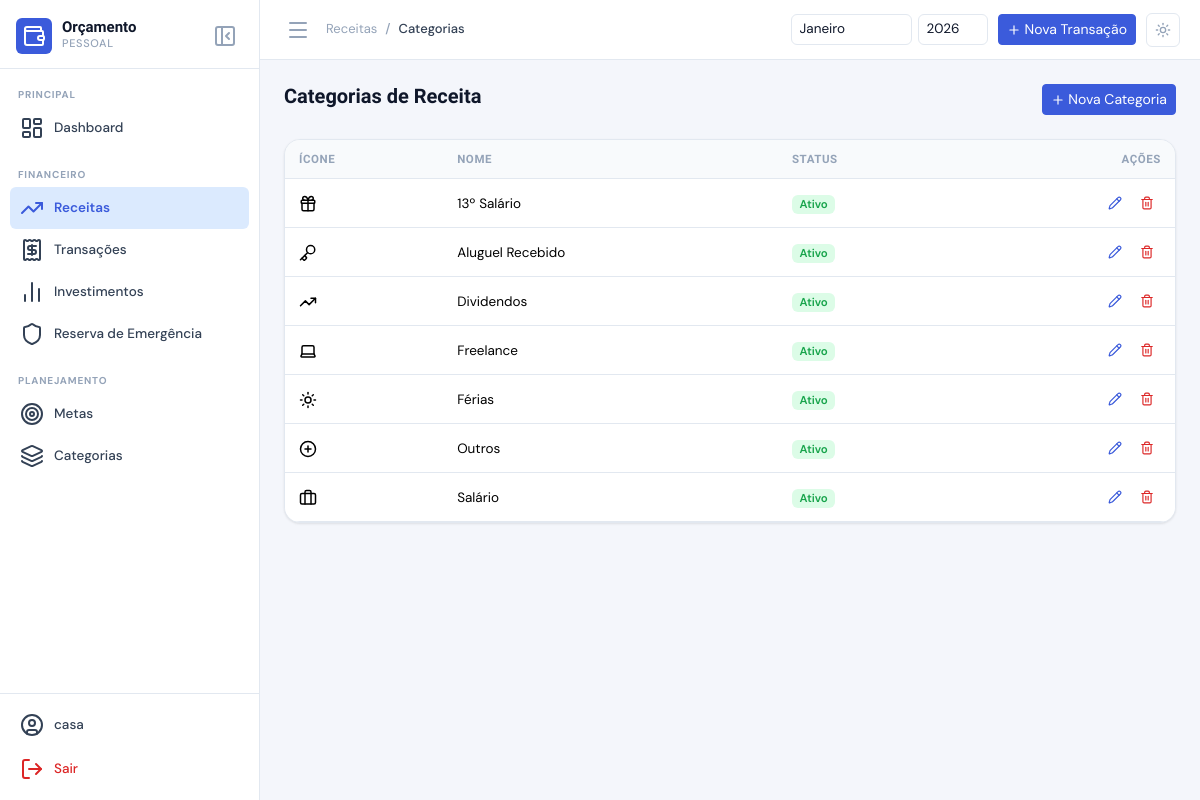
Screenshot of /receitas/categorias/ (signed in) with the database file from the repository.
### core/models.py (models this page shows, shortened)
class IncomeCategory(models.Model):
    user = models.ForeignKey(User, on_delete=models.CASCADE, related_name='income_categories')
    name = models.CharField('Nome', max_length=100)
    icon = models.CharField('Ícone (Lucide)', max_length=50, default='circle-dollar-sign')
    is_active = models.BooleanField('Ativo', default=True)
    class Meta:
        verbose_name = 'Categoria de Receita'
        verbose_name_plural = 'Categorias de Receita'
        ordering = ['name']
        unique_together = ['user', 'name']

### core/views/income.py (the view)
# urls.py: path('receitas/categorias/', income.IncomeCategoryListView.as_view(), name='income-category-list'),
class IncomeCategoryListView(LoginRequiredMixin, ListView):
    model = IncomeCategory
    template_name = 'income/categories.html'
    context_object_name = 'categories'
    def get_queryset(self):
        return IncomeCategory.objects.filter(user=self.request.user)

### templates/income/categories.html (shortened to what this page needs)
{% extends 'base.html' %}
{% block breadcrumb %}
<li class="breadcrumb-item"><a href="{% url 'core:income-list' %}">Receitas</a></li>
<li class="breadcrumb-item active">Categorias</li>
{% endblock %}
{% block content %}
<div class="page-header mb-4">
  <h4 class="page-title">Categorias de Receita</h4>
  <a href="{% url 'core:income-category-create' %}" class="btn btn-primary btn-sm">
    <i data-lucide="plus" style="width:14px;height:14px;"></i> Nova Categoria
  </a>
</div>
<div class="chart-card p-0">
  <div class="table-responsive">
    <table class="table data-table mb-0">
      <thead>
        <tr>
          <th>Ícone</th>
          <th>Nome</th>
          <th>Status</th>
          <th class="text-end">Ações</th>
        </tr>
      </thead>
      <tbody>
        {% for cat in categories %}
        <tr>
          <td><i data-lucide="{{ cat.icon }}" style="width:18px;height:18px;"></i></td>
          <td>{{ cat.name }}</td>
          <td>
            {% if cat.is_active %}
            <span class="badge bg-success-subtle text-success">Ativo</span>
            {% else %}
            <span class="badge bg-secondary-subtle text-secondary">Inativo</span>
            {% endif %}
          </td>
          <td class="text-end">
            <a href="{% url 'core:income-category-update' cat.pk %}" class="btn-icon btn-icon--edit">
              <i data-lucide="pencil" style="width:14px;height:14px;"></i>
            </a>
            <a href="{% url 'core:income-category-delete' cat.pk %}" class="btn-icon btn-icon--delete">
              <i data-lucide="trash-2" style="width:14px;height:14px;"></i>
            </a>
          </td>
        </tr>
        {% empty %}
        <tr>
          <td colspan="4" class="text-center py-4 text-muted">Nenhuma categoria cadastrada.</td>
        </tr>
        {% endfor %}
      </tbody>
    </table>
  </div>
</div>
{% endblock %}

### templates/base.html (shortened to what this page needs)
<!DOCTYPE html>
<html lang="pt-BR" data-theme="light">
<head>
  <link href="https://cdn.jsdelivr.net/npm/bootstrap@5.3.3/dist/css/bootstrap.min.css" rel="stylesheet" />
  {% load static %}
  <link rel="stylesheet" href="{% static 'css/main.css' %}" />
</head>
<body>
  {% if user.is_authenticated %}
  <aside class="sidebar" id="sidebar">
    <div class="sidebar-header">
      <div class="brand">
        <div class="brand-icon">
          <i data-lucide="wallet"></i>
        </div>
        <div class="brand-text">
          <span class="brand-name">Orçamento</span>
          <span class="brand-sub">Pessoal</span>
        </div>
      </div>
      <button class="sidebar-toggle-btn" id="sidebarToggle" aria-label="Fechar menu">
        <i data-lucide="panel-left-close"></i>
      </button>
    </div>
    <nav class="sidebar-nav">
      <div class="nav-section">
        <span class="nav-label">Principal</span>
        <a href="{% url 'core:dashboard' %}" class="nav-item {% if request.resolver_match.url_name == 'dashboard' %}active{% endif %}">
          <i data-lucide="layout-dashboard"></i>
          <span>Dashboard</span>
        </a>
      </div>
      <div class="nav-section">
        <span class="nav-label">Financeiro</span>
        <a href="{% url 'core:income-list' %}" class="nav-item {% if 'income' in request.resolver_match.url_name %}active{% endif %}">
          <i data-lucide="trending-up"></i>
          <span>Receitas</span>
        </a>
        <a href="{% url 'core:transaction-list' %}" class="nav-item {% if 'transaction' in request.resolver_match.url_name %}active{% endif %}">
          <i data-lucide="receipt"></i>
          <span>Transações</span>
        </a>
        <a href="{% url 'core:investment-list' %}" class="nav-item {% if 'investment' in request.resolver_match.url_name %}active{% endif %}">
          <i data-lucide="bar-chart-2"></i>
          <span>Investimentos</span>
        </a>
        <a href="{% url 'core:emergency-reserve' %}" class="nav-item {% if request.resolver_match.url_name == 'emergency-reserve' %}active{% endif %}">
          <i data-lucide="shield"></i>
          <span>Reserva de Emergência</span>
        </a>
      </div>
      <div class="nav-section">
        <span class="nav-label">Planejamento</span>
        <a href="{% url 'core:goal-list' %}" class="nav-item {% if 'goal' in request.resolver_match.url_name %}active{% endif %}">
          <i data-lucide="target"></i>
          <span>Metas</span>
        </a>
        <a href="{% url 'core:expense-structure' %}" class="nav-item {% if 'expense' in request.resolver_match.url_name %}active{% endif %}">
          <i data-lucide="layers"></i>
          <span>Categorias</span>
        </a>
      </div>
    </nav>
    <div class="sidebar-footer">
      <a href="{% url 'core:profile' %}" class="nav-item {% if request.resolver_match.url_name == 'profile' %}active{% endif %}">
        <i data-lucide="user-circle"></i>
        <span>{{ user.get_full_name|default:user.username }}</span>
      </a>
      <a href="{% url 'logout' %}" class="nav-item nav-item-danger">
        <i data-lucide="log-out"></i>
        <span>Sair</span>
      </a>
    </div>
  </aside>
  <main class="main-content" id="mainContent">
    <header class="topbar">
      <div class="topbar-left">
        <button class="topbar-menu-btn" id="menuToggle" aria-label="Abrir menu">
          <i data-lucide="menu"></i>
        </button>
        <nav aria-label="breadcrumb" class="d-none d-md-block">
          <ol class="breadcrumb mb-0">
            {% block breadcrumb %}{% endblock %}
          </ol>
        </nav>
      </div>
      <div class="topbar-right">
        <form method="get" class="period-selector" id="periodForm">
          {% block period_filter %}
          <select name="month" class="form-select form-select-sm" onchange="this.form.submit()">
            {% now "n" as current_month %}
            <option value="1" {% if request.GET.month == "1" %}selected{% endif %}>Janeiro</option>
          </select>
          <input type="number" name="year" class="form-control form-control-sm year-input"
                 value="{{ request.GET.year|default_if_none:'' }}"
                 placeholder="Ano" min="2000" max="2100"
                 onchange="this.form.submit()" />
          {% endblock %}
        </form>
        <a href="{% url 'core:transaction-create' %}" class="btn btn-primary btn-sm d-none d-md-flex align-items-center gap-1">
          <i data-lucide="plus" style="width:14px;height:14px;"></i>
          <span>Nova Transação</span>
        </a>
        <button class="theme-toggle" id="themeToggle" aria-label="Alternar tema">
          <i data-lucide="sun" class="icon-light"></i>
        </button>
      </div>
    </header>
    <div class="page-content">
      {% block content %}{% endblock %}
    </div>
  </main>
  {% else %}
  <div class="auth-wrapper">
    {% block auth_content %}{% endblock %}
  </div>
  {% endif %}
</body>
</html>

### rows the page displays
IncomeCategory: name "13º Salário", is_active "Ativo"
IncomeCategory: name "Aluguel Recebido", is_active "Ativo"
IncomeCategory: name "Dividendos", is_active "Ativo"
IncomeCategory: name "Freelance", is_active "Ativo"
IncomeCategory: name "Férias", is_active "Ativo"
IncomeCategory: name "Outros", is_active "Ativo"
IncomeCategory: name "Salário", is_active "Ativo"

### other values shown
{{ user.get_full_name|default:user.username }} "casa"
